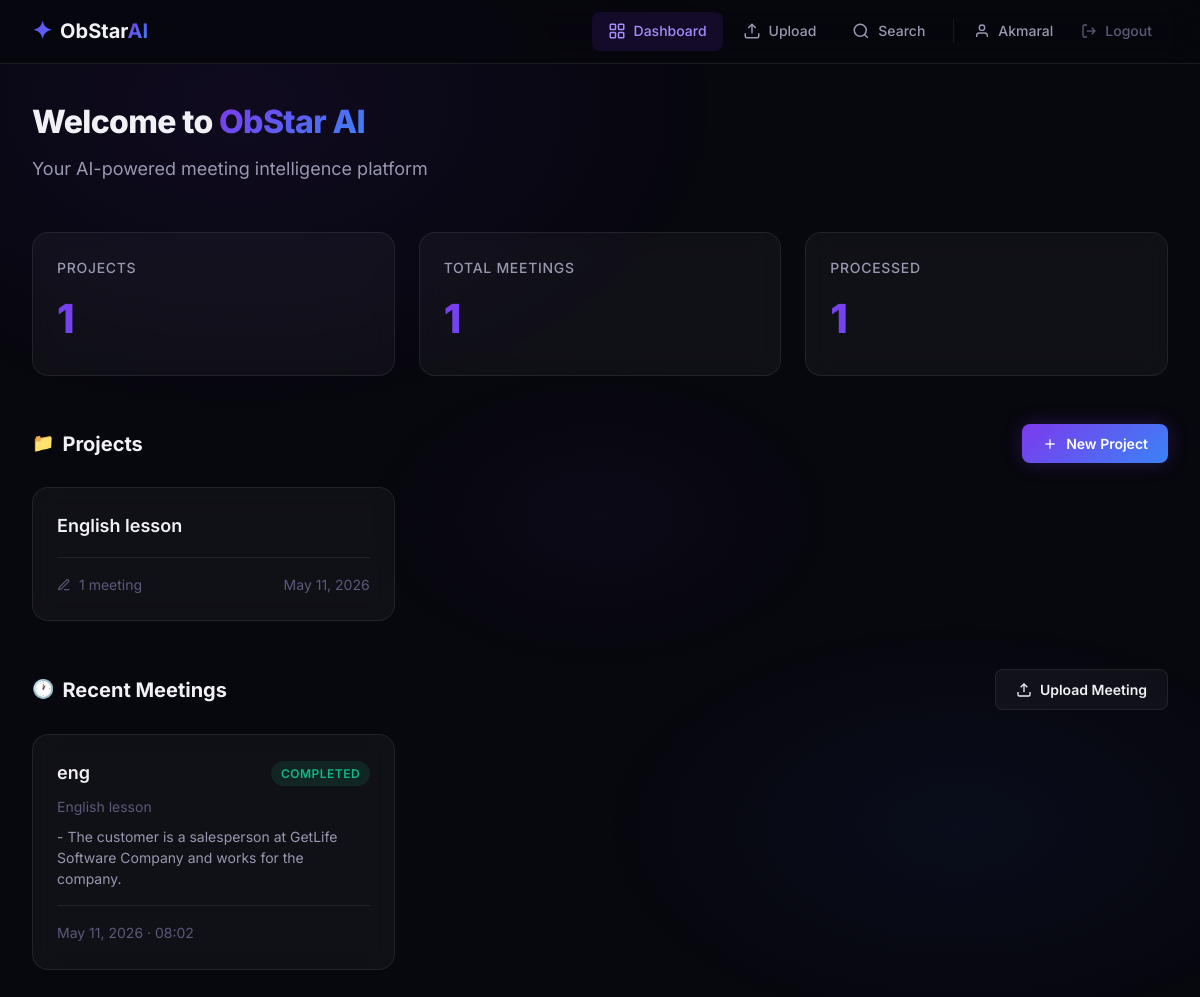
Screenshot of / (signed in) with the database file from the repository.
### meetings/models.py (models this page shows, shortened)
class Project(models.Model):
    user = models.ForeignKey(settings.AUTH_USER_MODEL, on_delete=models.CASCADE, related_name='projects', null=True, blank=True)
    name = models.CharField(max_length=255)
    description = models.TextField(blank=True, default='')
    created_at = models.DateTimeField(auto_now_add=True)
    class Meta:
        ordering = ['-created_at']

class Meeting(models.Model):
    STATUS_CHOICES = [
        ('pending', 'Pending'),
        ('processing', 'Processing'),
        ('completed', 'Completed'),
        ('failed', 'Failed'),
    ]
    user = models.ForeignKey(settings.AUTH_USER_MODEL, on_delete=models.CASCADE, related_name='meetings', null=True, blank=True)
    project = models.ForeignKey(Project, on_delete=models.CASCADE, related_name='meetings')
    title = models.CharField(max_length=255)
    audio_file = models.FileField(upload_to='meetings/%Y/%m/%d/', blank=True, null=True)
    meeting_url = models.URLField(blank=True, default='')
    recall_bot_id = models.CharField(max_length=255, blank=True, default='')
    status = models.CharField(max_length=20, choices=STATUS_CHOICES, default='pending')
    error_message = models.TextField(blank=True, default='')
    created_at = models.DateTimeField(auto_now_add=True)
    class Meta:
        ordering = ['-created_at']
    @property
    def has_summary(self):
        return hasattr(self, 'summary') and self.summary is not None
    @property
    def short_summary(self):
        if self.has_summary and self.summary.topics:
            lines = self.summary.topics.strip().split('\n')
            if lines:
                return lines[0][:120]
        return 'No summary yet'

class Summary(models.Model):
    meeting = models.OneToOneField(Meeting, on_delete=models.CASCADE, related_name='summary')
    topics = models.TextField(blank=True, default='')
    decisions = models.TextField(blank=True, default='')
    action_items = models.TextField(blank=True, default='')
    created_at = models.DateTimeField(auto_now_add=True)
    class Meta:
        verbose_name_plural = 'Summaries'

### meetings/views.py (the view)
# urls.py: path('', views.dashboard, name='dashboard'),
@login_required
def dashboard(request):
    projects = Project.objects.filter(user=request.user).annotate(
        total_meetings=Count('meetings'),
    ).all()
    recent_meetings = Meeting.objects.filter(user=request.user).select_related('project', 'summary').all()[:10]
    total_projects = projects.count()
    total_meetings = Meeting.objects.filter(user=request.user).count()
    completed_meetings = Meeting.objects.filter(user=request.user, status='completed').count()
    context = {
        'projects': projects,
        'recent_meetings': recent_meetings,
        'total_projects': total_projects,
        'total_meetings': total_meetings,
        'completed_meetings': completed_meetings,
    }
    return render(request, 'meetings/dashboard.html', context)

### templates/meetings/dashboard.html (shortened to what this page needs)
{% extends 'base.html' %}
{% block content %}
<div class="page-header">
    <h1 class="page-title">Welcome to <span class="highlight">ObStar AI</span></h1>
    <p class="page-subtitle">Your AI-powered meeting intelligence platform</p>
</div>
<div class="stats-grid">
    <div class="stat-card" id="stat-projects">
        <div class="stat-label">Projects</div>
        <div class="stat-value">{{ total_projects }}</div>
    </div>
    <div class="stat-card" id="stat-meetings">
        <div class="stat-label">Total Meetings</div>
        <div class="stat-value">{{ total_meetings }}</div>
    </div>
    <div class="stat-card" id="stat-completed">
        <div class="stat-label">Processed</div>
        <div class="stat-value">{{ completed_meetings }}</div>
    </div>
</div>
<div class="section-header">
    <h2 class="section-title">
        <span class="icon">📁</span>
        Projects
    </h2>
    <a href="{% url 'create_project' %}" class="btn btn-primary" id="btn-create-project">
        <svg width="16" height="16" viewBox="0 0 24 24" fill="none" stroke="currentColor" stroke-width="2"><line x1="12" y1="5" x2="12" y2="19"/><line x1="5" y1="12" x2="19" y2="12"/></svg>
        New Project
    </a>
</div>
{% if projects %}
<div class="cards-grid">
    {% for project in projects %}
    <a href="{% url 'project_detail' project.id %}" class="card card-clickable" id="project-card-{{ project.id }}">
        <h3 class="card-title">{{ project.name }}</h3>
        <div class="card-footer">
            <span class="card-meta">
                <svg width="14" height="14" viewBox="0 0 24 24" fill="none" stroke="currentColor" stroke-width="2"><path d="M12 20h9"/><path d="M16.5 3.5a2.121 2.121 0 013 3L7 19l-4 1 1-4L16.5 3.5z"/></svg>
                {{ project.total_meetings }} meeting{{ project.total_meetings|pluralize }}
            </span>
            <span class="card-meta">{{ project.created_at|date:"M d, Y" }}</span>
        </div>
    </a>
    {% endfor %}
</div>
{% else %}
<div class="empty-state">
    <div class="empty-icon">📁</div>
    <div class="empty-text">No projects yet</div>
    <a href="{% url 'create_project' %}" class="btn btn-primary">Create your first project</a>
</div>
{% endif %}
{% if recent_meetings %}
<div class="section-header mt-lg" style="margin-top: var(--space-2xl);">
    <h2 class="section-title">
        <span class="icon">🕐</span>
        Recent Meetings
    </h2>
    <a href="{% url 'upload_meeting' %}" class="btn btn-secondary" id="btn-upload-meeting">
        <svg width="16" height="16" viewBox="0 0 24 24" fill="none" stroke="currentColor" stroke-width="2"><path d="M21 15v4a2 2 0 01-2 2H5a2 2 0 01-2-2v-4"/><polyline points="17 8 12 3 7 8"/><line x1="12" y1="3" x2="12" y2="15"/></svg>
        Upload Meeting
    </a>
</div>
<div class="cards-grid">
    {% for meeting in recent_meetings %}
    <a href="{% url 'meeting_detail' meeting.id %}" class="card card-clickable" id="meeting-card-{{ meeting.id }}">
        <div style="display: flex; align-items: center; justify-content: space-between; margin-bottom: var(--space-sm);">
            <h3 class="card-title" style="margin-bottom: 0;">{{ meeting.title }}</h3>
            <span class="badge badge-{{ meeting.status }}">{{ meeting.get_status_display }}</span>
        </div>
        <span class="card-meta">{{ meeting.project.name }}</span>
        <p class="card-description">{{ meeting.short_summary }}</p>
        <div class="card-footer">
            <span class="card-meta">{{ meeting.created_at|date:"M d, Y · H:i" }}</span>
        </div>
    </a>
    {% endfor %}
</div>
{% endif %}
{% endblock %}

### templates/base.html (shortened to what this page needs)
{% load static %}
<!DOCTYPE html>
<html lang="en">
<head>
    <link rel="stylesheet" href="{% static 'css/style.css' %}">
</head>
<body>
    {% if user.is_authenticated %}
    <nav class="navbar" id="main-navbar">
        <div class="nav-container">
            <a href="{% url 'dashboard' %}" class="nav-brand" id="nav-brand">
                <span class="brand-icon">✦</span>
                <span class="brand-text">ObStar<span class="brand-accent">AI</span></span>
            </a>
            <div class="nav-links">
                <a href="{% url 'dashboard' %}" class="nav-link {% if request.resolver_match.url_name == 'dashboard' %}active{% endif %}" id="nav-dashboard">
                    <svg width="18" height="18" viewBox="0 0 24 24" fill="none" stroke="currentColor" stroke-width="2"><rect x="3" y="3" width="7" height="7" rx="1"/><rect x="14" y="3" width="7" height="7" rx="1"/><rect x="3" y="14" width="7" height="7" rx="1"/><rect x="14" y="14" width="7" height="7" rx="1"/></svg>
                    Dashboard
                </a>
                <a href="{% url 'upload_meeting' %}" class="nav-link {% if request.resolver_match.url_name == 'upload_meeting' %}active{% endif %}" id="nav-upload">
                    <svg width="18" height="18" viewBox="0 0 24 24" fill="none" stroke="currentColor" stroke-width="2"><path d="M21 15v4a2 2 0 01-2 2H5a2 2 0 01-2-2v-4"/><polyline points="17 8 12 3 7 8"/><line x1="12" y1="3" x2="12" y2="15"/></svg>
                    Upload
                </a>
                <a href="{% url 'search' %}" class="nav-link {% if request.resolver_match.url_name == 'search' %}active{% endif %}" id="nav-search">
                    <svg width="18" height="18" viewBox="0 0 24 24" fill="none" stroke="currentColor" stroke-width="2"><circle cx="11" cy="11" r="8"/><line x1="21" y1="21" x2="16.65" y2="16.65"/></svg>
                    Search
                </a>
                <span class="nav-user" id="nav-user">
                    <svg width="16" height="16" viewBox="0 0 24 24" fill="none" stroke="currentColor" stroke-width="2"><path d="M20 21v-2a4 4 0 00-4-4H8a4 4 0 00-4 4v2"/><circle cx="12" cy="7" r="4"/></svg>
                    {{ user.username }}
                </span>
                <a href="{% url 'logout' %}" class="nav-link nav-logout" id="nav-logout">
                    <svg width="16" height="16" viewBox="0 0 24 24" fill="none" stroke="currentColor" stroke-width="2"><path d="M9 21H5a2 2 0 01-2-2V5a2 2 0 012-2h4"/><polyline points="16 17 21 12 16 7"/><line x1="21" y1="12" x2="9" y2="12"/></svg>
                    Logout
                </a>
            </div>
        </div>
    </nav>
    {% endif %}
    <main class="main-content">
        <div class="container">
            {% block content %}{% endblock %}
        </div>
    </main>
</body>
</html>

### rows the page displays
Project: name "English lesson", total_meetings "1", created_at "May 11, 2026"
Meeting: title "eng", status "COMPLETED", project.name "English lesson", short_summary "- The customer is a salesperson at GetLife Software Company and works for the company.", created_at "May 11, 2026 · 08:02"

### other values shown
{{ user.username }} "Akmaral"
{{ total_projects }} "1"
{{ total_meetings }} "1"
{{ completed_meetings }} "1"
